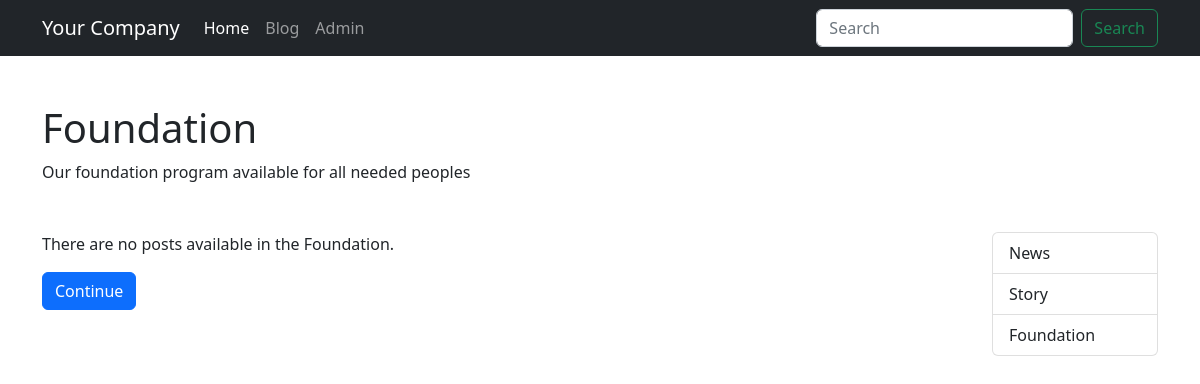
The page /blog/category/foundation on the database its author committed.
### blog/models.py (models this page shows, shortened)
class Category(models.Model):
    name = models.CharField(max_length=255)
    description = RichTextField(blank=True, null=True)
    slug = models.SlugField(max_length=255, unique=True)
    sort_order = models.IntegerField(default=0)
    status = models.BooleanField(default=False)
    date_added = models.DateTimeField(default=timezone.now, editable=False)

### blog/views.py (the view)
# urls.py: path('category/<slug:slug>', views.CategoryView.as_view(), name='blog_category'),
class CategoryView(ListView):
    template_name = 'blog/category.html'
    context_object_name = 'posts'
    def get_queryset(self):
        category = Category.objects.get(slug = self.kwargs['slug'], status = True)
        return category.posts.filter(status = Post.STATUS_PUBLISHED)
    def get_context_data(self, **kwargs):
        category = Category.objects.get(slug = self.kwargs['slug'], status = True)
        context = super().get_context_data(**kwargs)
        context["category"] = category
        context["categories"] = Category.objects.filter(status=True).order_by("sort_order")
        return context

### blog/templates/blog/category.html (shortened to what this page needs)
{% extends "base.html" %}
{% block content %}
<div class="container py-5">
    <h1 class="mb-2">{{ category.name }}</h1>
    {% if category.description %}
    <p class="mb-2">{{ category.description|safe }}</p>
    {% endif %}
    <div class="content mt-5">
        <div class="row">
            <div class="col-md-8 col-lg-10">
                {% if posts %}
                <div class="row">
                    {% for post in posts %}
                    <div class="col-12 col-lg-6 mb-3">{% include "blog/includes/post.html" %}</div>
                    {% endfor %}
                </div>
                {% else %}
                <p>There are no posts available in the {{ category.name }}.</p>
                <a href="{% url "blog_home" %}" class="btn btn-primary">Continue</a>
                {% endif %}
            </div>
            <div class="col-md-4 col-lg-2">
                {% include "blog/includes/categories.html" %}
            </div>
        </div>
    </div>
</div>
{% endblock content %}

### blog/templates/blog/includes/categories.html
{% if categories %}
<div class="list-group">
    {% for category in categories %}
    <a href="{% url 'blog_category' category.slug %}" class="list-group-item list-group-item-action">{{ category.name }}</a>
    {% endfor %}
</div>
{% endif %}

### rows shown on the page
Category: name "Foundation", description "Our foundation program available for all needed peoples"
Category: name "News"
Category: name "Story"
